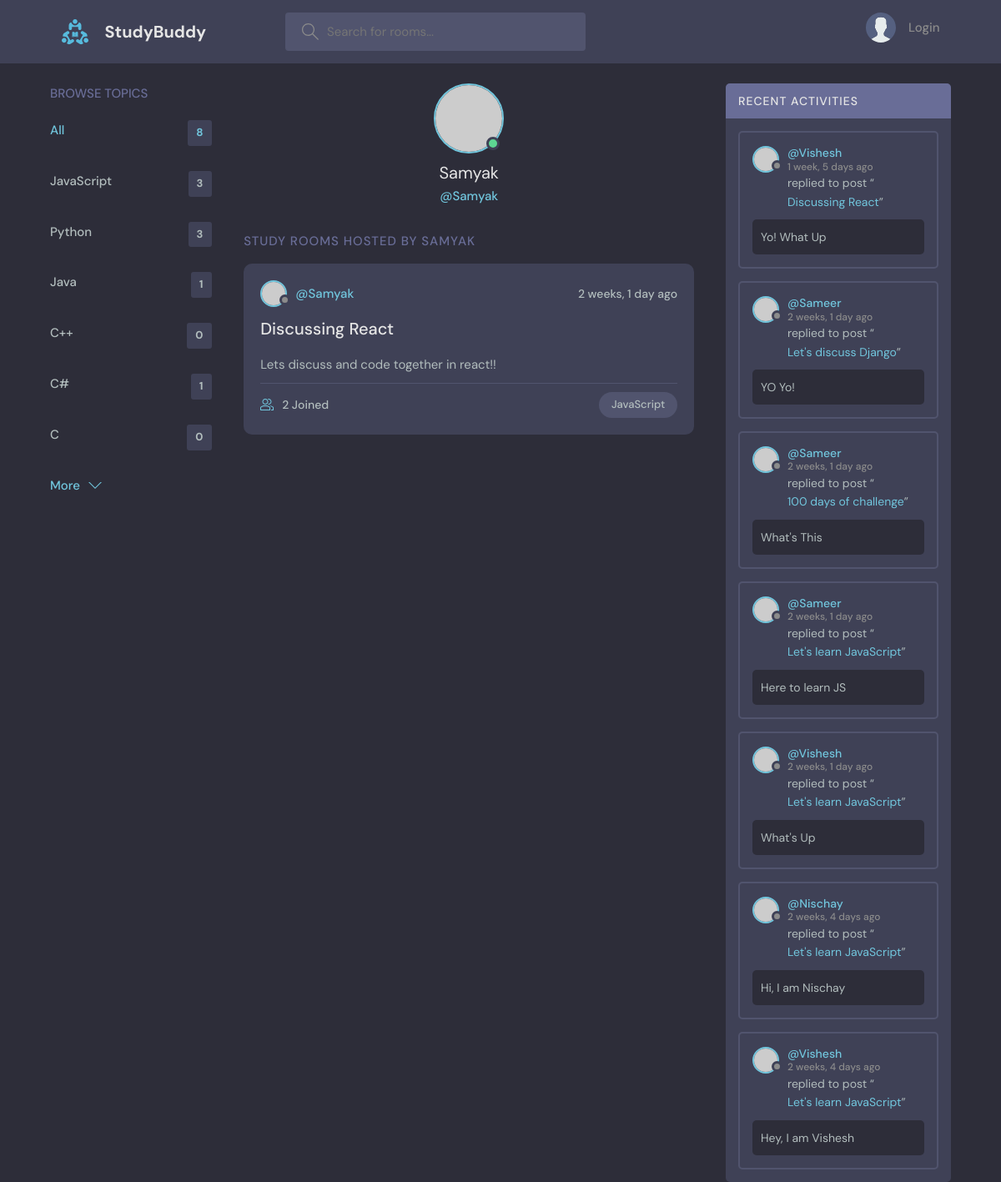
The page /profile/4/ on the database its author committed.
### base/models.py (models this page shows, shortened)
class Topic(models.Model):
    name = models.CharField(max_length=200)
    def __str__(self) -> str:
        return self.name

class Room(models.Model):
    host = models.ForeignKey(User, on_delete=models.SET_NULL, null=True)
    topic = models.ForeignKey(Topic, on_delete=models.SET_NULL, null=True)
    name = models.CharField(max_length=200)
    description = models.TextField(null=True, blank=True)
    participants = models.ManyToManyField(User, related_name='participants', blank=True)
    updated = models.DateTimeField(auto_now=True)
    created = models.DateTimeField(auto_now_add=True)
    def __str__(self) -> str:
        return self.name
    class Meta:
        ordering = ['-updated', '-created']

class Message(models.Model):
    user = models.ForeignKey(User, on_delete=models.CASCADE)
    room = models.ForeignKey(Room, on_delete=models.CASCADE)
    body = models.TextField()
    updated = models.DateTimeField(auto_now=True)
    created = models.DateTimeField(auto_now_add=True)
    class Meta:
        ordering = ['-updated', '-created']

### base/views.py (the view)
# urls.py: path('profile/<str:pk>/', views.userProfile, name="user-profile"),
def userProfile(request, pk):
    user = User.objects.get(id=pk)
    q = request.GET.get('q')
    topics = Topic.objects.all()
    rooms = Room.objects.all()
    msgs = Message.objects.all()  # ordering set in Message class in models using Meta dunctionality
    if q != None:
        rooms = Room.objects.filter(Q(topic__name__icontains=q) | Q(name__icontains=q) | Q(description__icontains=q))
        msgs = Message.objects.filter(Q(room__topic__name__icontains=q))
    room_count = rooms.count()
    context = {'user' : user, 'rooms' : rooms, 'topics' : topics, 'room_count' : room_count, 'all_messages' : msgs}
    return render(request, 'base/profile.html', context)

### base/templates/base/profile.html (shortened to what this page needs)
{% extends 'main.html' %}
{% block content %}
  <main class="profile-page layout layout--3">
    <div class="container">
      {% include 'base/topics_component.html' %}
      <div class="roomList">
        <div class="profile">
          <div class="profile__avatar">
            <div class="avatar avatar--large active">
              <img src="https://randomuser.me/api/portraits/men/11.jpg" />
            </div>
          </div>
          <div class="profile__info">
            <h3>{{user.username}}</h3>
            <p>@{{user.username}}</p>
          </div>
        </div>
        <div class="roomList__header">
          <div>
            <h2>Study Rooms Hosted by {{user.username}}</a>
            </h2>
          </div>
        </div>
        {% for room in rooms %}
        {% if room.host == user %}
    <div class="roomListRoom">
        <div class="roomListRoom__header">
            <a href="{% url 'user-profile' room.host.id %}" class="roomListRoom__author">
                <div class="avatar avatar--small">
                    <img src="https://randomuser.me/api/portraits/women/11.jpg" />
                </div>
                <span>@{{room.host.username}}</span>
            </a>
            <div class="roomListRoom__actions">
                <span>{{room.created|timesince}} ago</span>
            </div>
        </div>
        <div class="roomListRoom__content">
            <a href="{% url 'room' room.id %}">{{room.name}}</a>
            <p>
                {{room.description}}
            </p>
        </div>
        <div class="roomListRoom__meta">
            <a class="roomListRoom__joined">
                {{room.participants.count}} Joined
            </a>
            <p class="roomListRoom__topic">{{room.topic}}</p>
        </div>
    </div>
    {% endif %}
    {% endfor %}
      </div>
      {% include 'base/activity_component.html' %}
    </div>
  </main>
{% endblock content %}

### base/templates/base/topics_component.html
<div class="topics">
    <div class="topics__header">
        <h2>Browse Topics</h2>
    </div>
    <ul class="topics__list">
        <li>
            <a href="{% url 'home' %}" class="active">All <span>{{room_count}}</span></a>
        </li>
        {% for topic in topics %}
        <li>
            <a href="{% url 'home' %}?q={{topic.name}}">{{topic.name}} <span>{{topic.room_set.all.count}}</span></a>
        </li>
        {% endfor %}
    </ul>
    <a class="btn btn--link" href="{% url 'topics' %}">
        More
        <svg version="1.1" xmlns="http://www.w3.org/2000/svg" width="32" height="32" viewBox="0 0 32 32">
            <title>chevron-down</title>
            <path d="M16 21l-13-13h-3l16 16 16-16h-3l-13 13z"></path>
        </svg>
    </a>
</div>

### base/templates/base/activity_component.html (shortened to what this page needs)
<div class="activities">
  <div class="activities__header">
    <h2>Recent Activities</h2>
  </div>
  {% for m in all_messages %}
  <div class="activities__box">
    <div class="activities__boxHeader roomListRoom__header">
      <a href="{% url 'user-profile' m.user.id %}" class="roomListRoom__author">
        <div class="avatar avatar--small">
          <img src="https://randomuser.me/api/portraits/women/11.jpg" />
        </div>
        <p>
          @{{m.user.username}}
          <span>{{m.created|timesince}} ago</span>
        </p>
      </a>
    </div>
    <div class="activities__boxContent">
      <p>
        replied to post “<a href="{% url 'room' m.room.id %}">{{m.room}}</a>”
      </p>
      <div class="activities__boxRoomContent">
        {{m.body}}
      </div>
    </div>
  </div>
  {% endfor %}
</div>

### rows shown on the page
Topic: name "JavaScript", room_set.all.count "3"
Topic: name "Python", room_set.all.count "3"
Topic: name "Java", room_set.all.count "1"
Topic: name "C++", room_set.all.count "0"
Topic: name "C#", room_set.all.count "1"
Topic: name "C", room_set.all.count "0"
Room: host.username "Samyak", created "2 weeks, 1 day", name "Discussing React", description "Lets discuss and code together in react!!", participants.count "2", topic "JavaScript"
Message: user.username "Vishesh", created "1 week, 5 days", room "Discussing React", body "Yo! What Up"
Message: user.username "Sameer", created "2 weeks, 1 day", room "Let's discuss Django", body "YO Yo!"
Message: user.username "Sameer", created "2 weeks, 1 day", room "100 days of challenge", body "What's This"
Message: user.username "Sameer", created "2 weeks, 1 day", room "Let's learn JavaScript", body "Here to learn JS"
Message: user.username "Vishesh", created "2 weeks, 1 day", room "Let's learn JavaScript", body "What's Up"
Message: user.username "Nischay", created "2 weeks, 4 days", room "Let's learn JavaScript", body "Hi, I am Nischay"
Message: user.username "Vishesh", created "2 weeks, 4 days", room "Let's learn JavaScript", body "Hey, I am Vishesh"

### other values the page prints
{{ room_count }} "8"
{{ user.username }} "Samyak"
{{ user.username }} "SAMYAK"
